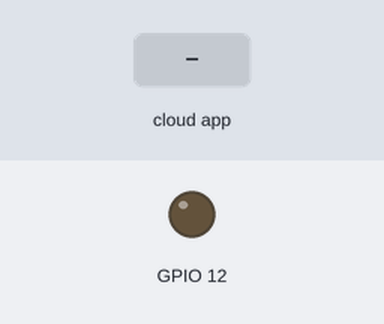
Bench run of a sketch on a simulated ESP8266 (NodeMCU). Parts: output pins drawn as LEDs (lit = HIGH). Inputs (shaded band) come from the test bench. WiFi joins after 1.5 s; servers stay silent unless stated; no MQTT or app messages arrive unless stated; what the sketch prints to the serial monitor is not drawn.

Above: at 2.7 s.
2.8 s: the phone or cloud app sets lightcontrol to ON
At 3.9 s:
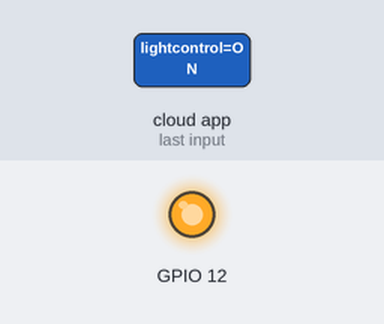
Timing chart, 0 to 5.8 s (numbered marks = the images above; inputs shaded):
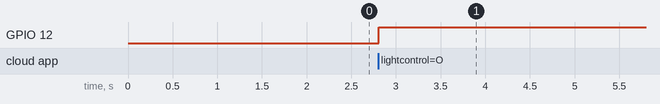

Measured:
- after the input at 2.8 s, GPIO 12: LOW → HIGH at once

The sketch:

led_using_google_assistant.ino
```cpp
#include <ESP8266WiFi.h> // including the library for the wifi
#include "Adafruit_MQTT.h" // adafruit mqtt
#include "Adafruit_MQTT_Client.h" // adafruit mqtt client

#define WLAN_SSID       "Home wifi1"
#define WLAN_PASS       "sweethome09"
#define AIO_SERVER      "io.adafruit.com"
#define AIO_SERVERPORT  1883
#define AIO_USERNAME    "MonarchGiri"
#define AIO_KEY         ""
int output=12;

WiFiClient client;     // Create an ESP8266 WiFiClient class to connect to the MQTT server.

// Setup the MQTT client class by passing in the WiFi client and MQTT server and login details.
Adafruit_MQTT_Client mqtt(&client, AIO_SERVER, AIO_SERVERPORT, AIO_USERNAME, AIO_KEY);
Adafruit_MQTT_Subscribe lightcontrol = Adafruit_MQTT_Subscribe(&mqtt, AIO_USERNAME "/feeds/lightcontrol");

void MQTT_connect();

void setup() {

  Serial.begin(115200);
  delay(10);

pinMode(12,OUTPUT);

 // Connect to WiFi access point.
  Serial.println(); Serial.println();
  Serial.print("Connecting to ");
  Serial.println(WLAN_SSID);

  WiFi.begin(WLAN_SSID, WLAN_PASS);

  while (WiFi.status() != WL_CONNECTED) {
    delay(500);
    Serial.print(".");
  }

  Serial.println();
  Serial.println("WiFi connected");
  Serial.println("IP address: "); Serial.println(WiFi.localIP());
  mqtt.subscribe(&lightcontrol);
}

uint32_t x=0;
void loop() {
   MQTT_connect();

Adafruit_MQTT_Subscribe *subscription;

  while ((subscription = mqtt.readSubscription(5000))) {
    if (subscription == &lightcontrol) {
      Serial.print(F("Got: "));
      Serial.println((char *)lightcontrol.lastread);
       if (!strcmp((char*) lightcontrol.lastread, "ON"))
      {
        digitalWrite(12, HIGH);
      }
      else
      {
        digitalWrite(12, LOW);
      }
    }
  }

}

void MQTT_connect() {
  int8_t ret;

  // Stop if already connected.
  if (mqtt.connected()) {
    return;
  }

 Serial.print("Connecting to MQTT... ");

uint8_t retries = 3;

  while ((ret = mqtt.connect()) != 0) { // connect will return 0 for connected

       Serial.println(mqtt.connectErrorString(ret));
       Serial.println("Retrying MQTT connection in 5 seconds...");
       mqtt.disconnect();
       delay(5000);  // wait 5 seconds
       retries--;
       if (retries == 0) {
         // basically die and wait for WDT to reset me
         while (1);
       }
  }

  Serial.println("MQTT Connected!");
}
```
